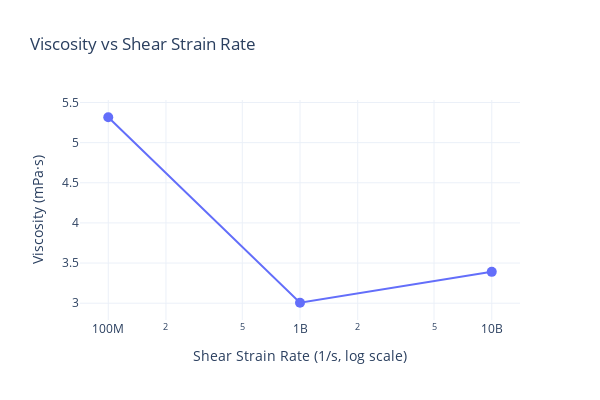

The notebook cell this image was saved under:
### Code cell
import plotly.graph_objects as go

shear_strain = [1e8, 1e9, 1e10]
viscosity = [5.31635, 3.00565, 3.39067]

fig = go.Figure()
fig.add_trace(go.Scatter(
    x=shear_strain,
    y=viscosity,
    mode='markers+lines',
    marker=dict(size=10),
    name='Viscosity vs Shear Strain Rate'
))

fig.update_layout(
    title='Viscosity vs Shear Strain Rate',
    xaxis_title='Shear Strain Rate (1/s, log scale)',
    yaxis_title='Viscosity (mPa·s)',
    template='plotly_white',
    xaxis_type='log',
    width=600, 
    height=400,  
)
fig.show()

### Figure 1 — Plotly figure (JSON) as saved in the notebook; plotly's stock layout.template omitted (floating-point values rounded to 4 significant figures)
{"data": [{"marker": {"size": 10}, "mode": "markers+lines", "name": "Viscosity vs Shear Strain Rate", "type": "scatter", "x": [100000000, 1000000000, 10000000000], "y": [5.316, 3.006, 3.391]}], "layout": {"height": 400, "title": {"text": "Viscosity vs Shear Strain Rate"}, "width": 600, "xaxis": {"title": {"text": "Shear Strain Rate (1/s, log scale)"}, "type": "log"}, "yaxis": {"title": {"text": "Viscosity (mPa·s)"}}}}
